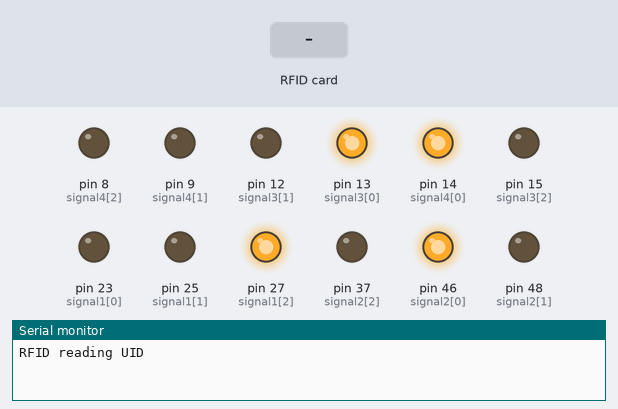
This sketch was run on a simulated Arduino Mega 2560, built with avr-gcc and run on an emulated ATmega2560. Shown: output pins drawn as LEDs (lit = HIGH), the last lines printed to the serial monitor. Inputs (shaded band) come from the test bench. Pins used as bus, display or sensor lines are not drawn.

Above: at 1.2 s.
1.3 s: RFID card B5 AA 29 05 held to the reader
At 15.8 s:
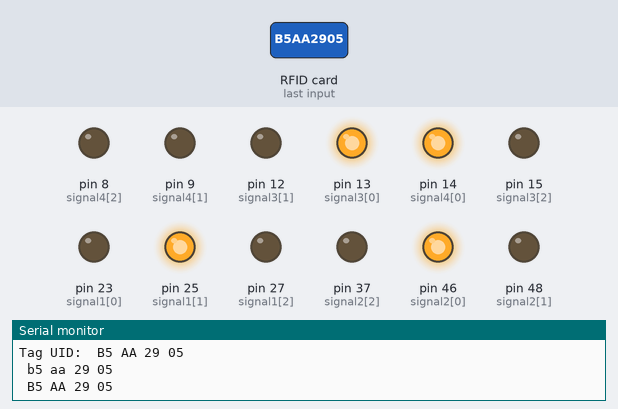
Timing chart, 0 to 16.5 s (numbered marks = the images above; inputs shaded):
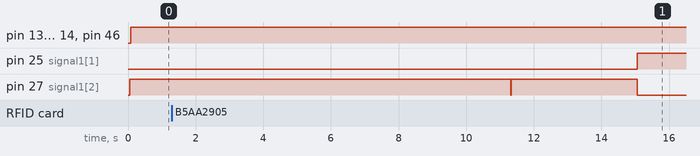

Measured:
- after the input at 1.3 s, pin 23 (signal1[0]), pin 37 (signal2[2]): stays LOW (without the input it goes to HIGH after 7.6 s); pin 27 (signal1[2]): HIGH → LOW after 10.0 s instead of 3.8 s; pin 46 (signal2[0]): stays HIGH (without the input it goes to LOW after 7.6 s); pin 48 (signal2[1]): stays LOW (without the input it goes to HIGH after 12.6 s)

The sketch:

code.ino
```cpp
/*13:58:25.658 -> Tag UID:  B5 AA 29 05
13:58:27.710 -> Tag UID:  C3 12 50 15
13:58:29.305 -> Tag UID:  53 F1 1A 31
13:58:30.942 -> Tag UID:  16 37 C6 29
*/
int signal1[] = {23  ,25,27};
int signal2[] = { 46,48,37};
int signal3[] = { 13 ,12,15};
int signal4[] = {14, 9, 8};
#include <SPI.h>

#include <MFRC522.h>
#define SS_PIN 53

#define RST_PIN 49

MFRC522 mfrc522(SS_PIN, RST_PIN);

int redDelay = 25;
int yellowDelay =13;
int count=0;

void setup() {
  // Declaring all the LED's as output
  Serial.begin(9600);

// Init SPI bus

SPI.begin();

mfrc522.PCD_Init(); // Init MFRC522

Serial.println("RFID reading UID");
  for (int i = 0; i < 3; i++) {
    pinMode(signal1[i], OUTPUT);
    pinMode(signal2[i], OUTPUT);
    pinMode(signal3[i], OUTPUT);
    pinMode(signal4[i], OUTPUT);
  }

}

int a(){
  String content="";
   if (mfrc522.PICC_IsNewCardPresent())

{

if (mfrc522.PICC_ReadCardSerial())

{


Serial.print("Tag UID: ");
for (byte i = 0; i < mfrc522.uid.size; i++)
{ Serial.print(mfrc522.uid.uidByte[i] < 0x10 ? " 0":" ");
Serial.print(mfrc522.uid.uidByte[i], HEX);
content.concat(String(mfrc522.uid.uidByte[i] < 0x10 ? " 0" : " "));
content.concat(String(mfrc522.uid.uidByte[i],HEX));
}

Serial.println();
mfrc522.PICC_HaltA();

}
}
Serial.println(content);
content.toUpperCase();
Serial.println(content);

  if(content.substring(1)=="B5 AA 29 05" || content.substring(1)=="16 37 C6 29" || content=="53 F1 1A 31" || content=="C3 12 50 15"){
    return(1);
  }
  else{
    return(0);
  }


}
int b(){

   return(0);
}


int c()
{
 return(0);

}


int d(){

   return(0);
}


void e(){

   if(a()){
          digitalWrite(signal1[2],HIGH);
          digitalWrite(signal1[0],LOW);
          digitalWrite(signal1[1],LOW);
          digitalWrite(signal2[0],HIGH);
          digitalWrite(signal2[2],LOW);
          digitalWrite(signal2[1],LOW);
          digitalWrite(signal3[0],HIGH);
          digitalWrite(signal3[2],LOW);
          digitalWrite(signal3[1],LOW);
          digitalWrite(signal4[0],HIGH);
          digitalWrite(signal4[1],LOW);
          digitalWrite(signal4[2],LOW);
          delay(10000);
          digitalWrite(signal1[2],LOW);
        }
        else if(b()){
          digitalWrite(signal1[0],HIGH);
          digitalWrite(signal1[1],LOW);
          digitalWrite(signal1[2],LOW);
          digitalWrite(signal2[0],LOW);
          digitalWrite(signal2[1],LOW);
          digitalWrite(signal2[2],HIGH);
          digitalWrite(signal3[0],HIGH);
          digitalWrite(signal3[1],LOW);
          digitalWrite(signal3[2],LOW);
          digitalWrite(signal4[0],HIGH);
          digitalWrite(signal4[1],LOW);
          digitalWrite(signal4[2],LOW);
          delay(10000);
          digitalWrite(signal2[2],LOW);
      }
      else if(c()){

          digitalWrite(signal1[0],HIGH);
          digitalWrite(signal1[1],LOW);
          digitalWrite(signal1[2],LOW);
          digitalWrite(signal2[0],HIGH);
          digitalWrite(signal2[1],LOW);
          digitalWrite(signal2[2],LOW);
          digitalWrite(signal3[0],LOW);
          digitalWrite(signal3[1],LOW);
          digitalWrite(signal3[2],HIGH);
          digitalWrite(signal4[0],HIGH);
          digitalWrite(signal4[1],LOW);
          digitalWrite(signal4[2],LOW);
          delay(10000);
          digitalWrite(signal3[2],LOW);
      }
      else if(d())
      {
          digitalWrite(signal1[0],HIGH);
          digitalWrite(signal1[1],LOW);
          digitalWrite(signal1[2],LOW);
          digitalWrite(signal2[0],HIGH);
          digitalWrite(signal2[1],LOW);
          digitalWrite(signal2[2],LOW);
          digitalWrite(signal3[0],HIGH);
          digitalWrite(signal3[1],LOW);
          digitalWrite(signal3[2],LOW);
          digitalWrite(signal4[0],LOW);
          digitalWrite(signal4[1],LOW);
          digitalWrite(signal4[2],HIGH);
          delay(10000);
          digitalWrite(signal4[2],LOW);
      }


  }
void loop() {


for (int j=0;j<100;j++)
{
        digitalWrite(signal1[2],HIGH);
       e();
      digitalWrite(signal1[0],LOW);
      digitalWrite(signal2[0],HIGH);
      digitalWrite(signal3[0],HIGH);
      digitalWrite(signal4[0],HIGH);
      delay(redDelay);
      count=count+1;
     }
   //making green down and yellow up at signal 1
   for (int i=0;i<100;i++)
   {
        digitalWrite(signal1[1],HIGH);
        digitalWrite(signal1[2],LOW);
       e();
       delay(yellowDelay);}
    digitalWrite(signal1[1],LOW);
  // Making Green  LED at signal 2 and red LED's at other signal HIGH
for (int j=0;j<100;j++)
      {
        digitalWrite(signal2[2],HIGH);
        e();
      digitalWrite(signal1[0],HIGH);
      digitalWrite(signal2[0],LOW);
      digitalWrite(signal3[0],HIGH);
      digitalWrite(signal4[0],HIGH);
      delay(redDelay);
     }
   //making green down and yellow up at signal 2
   for (int i=0;i<100;i++)
   {
        digitalWrite(signal2[1],HIGH);
        digitalWrite(signal2[2],LOW);
          e();
          delay(yellowDelay);}
    digitalWrite(signal2[1],LOW);
  // Making Green  LED at signal 3 and red LED's at other signal HIGH
  for (int j=0;j<100;j++)
      {
        digitalWrite(signal3[2],HIGH);
        e();
      digitalWrite(signal1[0],HIGH);
      digitalWrite(signal2[0],HIGH);
      digitalWrite(signal3[0],LOW);
      digitalWrite(signal4[0],HIGH);
      delay(redDelay);
     }
   //making green down and yellow up at signal 3
   for (int i=0;i<100;i++)
   {
        digitalWrite(signal3[1],HIGH);
        digitalWrite(signal3[2],LOW);
            e();
      delay(yellowDelay);
      }
    digitalWrite(signal3[1],LOW);
  // Making Green  LED at signal 4 and red LED's at other signal HIGH
 for (int j=0;j<100;j++)
      {
        digitalWrite(signal4[2],HIGH);
        e();
      digitalWrite(signal1[0],HIGH);
      digitalWrite(signal2[0],HIGH);
      digitalWrite(signal3[0],HIGH);
      digitalWrite(signal4[0],LOW);
      delay(redDelay);
      }
   //making green down and yellow up at signal 4
 for(int i=0;i<100;i++)
   {
        digitalWrite(signal4[1],HIGH);
        digitalWrite(signal4[2],LOW);
          e();
      delay(yellowDelay);
      }
    digitalWrite(signal4[1],LOW);

}
```
